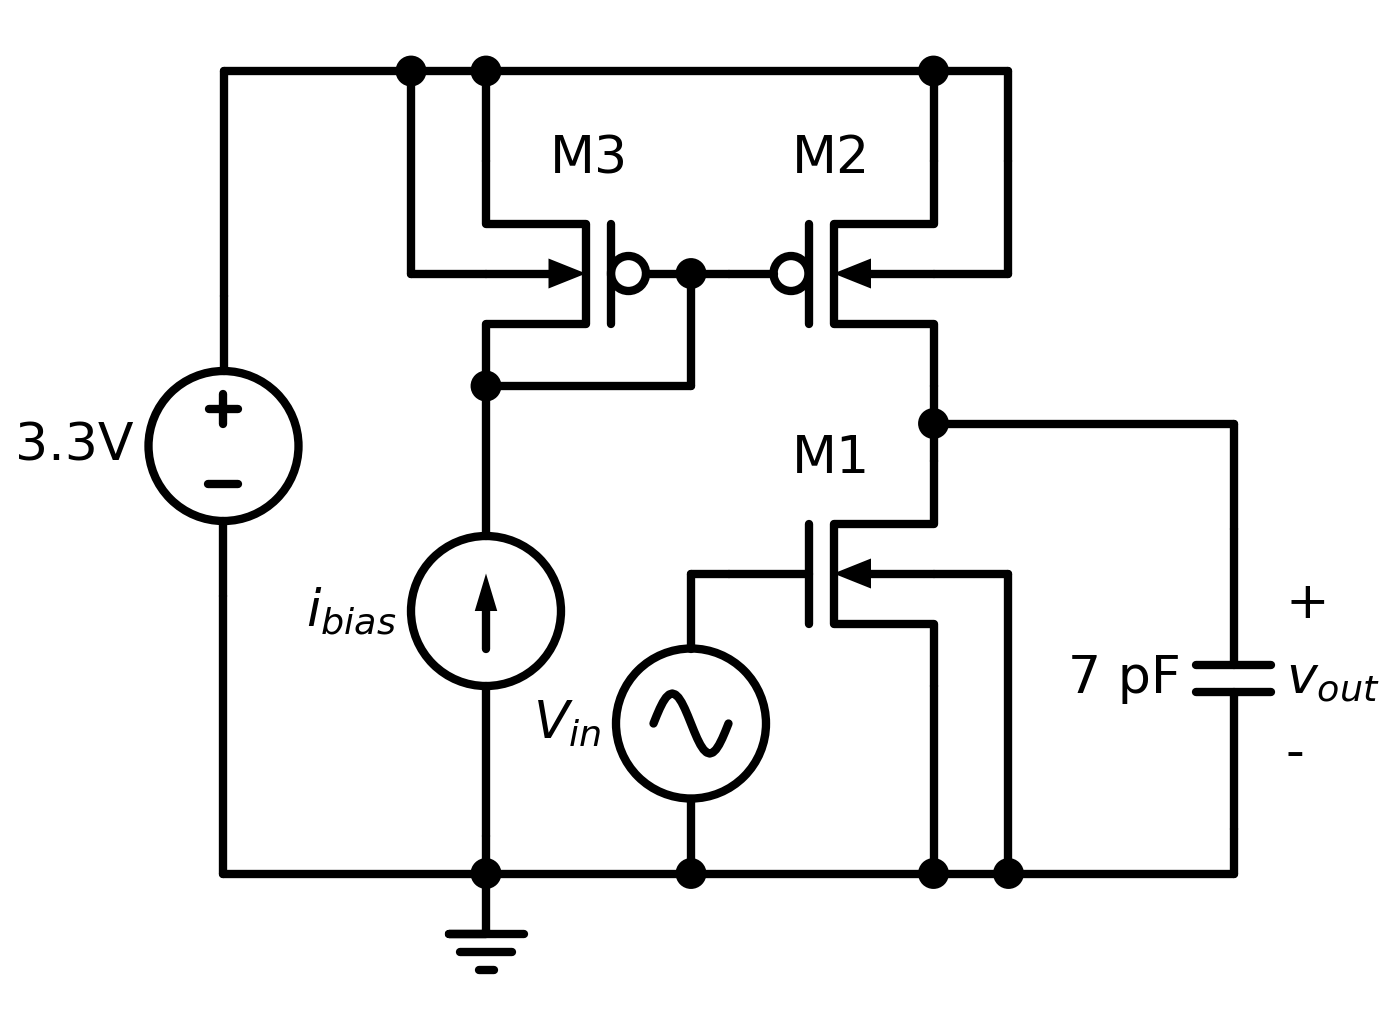

Recreate this plot in Python.
import schemdraw
import schemdraw.elements as elm
import os

selfdir = os.path.dirname(__file__)


with schemdraw.Drawing() as d:

    Ibias = elm.SourceI().up().label(r'$i_{bias}$')
    M3 = elm.PFet(bulk=True).anchor('drain').theta(0).label("M3", loc="top", ofst=-0.15)
    # elm.Line().at(M3.bulk).left().length(0.5)
    # elm.Line().up().
    
    # to(M3.source)
    elm.Dot().at(M3.gate)
    elm.Line().at(M3.gate).down().toy(M3.drain)
    elm.Line().tox(M3.drain).dot()
    
    elm.Line().at(M3.gate).right().length(0.25)
    M2 = elm.PFet(bulk=True).anchor('gate').theta(0).reverse().label("M2", loc="top", ofst=-0.15)
    elm.Line().at(M2.drain).down().length(0.5)

    M1 = elm.NFet(bulk=True).anchor('drain').theta(0).reverse().label("M1", loc="top", ofst=-0.15)
    elm.Line().at(M1.gate).left().length(0.25)

    d.config(unit=2.0)
    elm.SourceSin().down().reverse().label(r'$V_{in}$')
    elm.Dot()
    Vss = elm.Line().right().tox(M1.source)
    elm.Line().up().toy(M1.source)
    elm.Line().at(Vss.start).tox(Ibias.start)
    elm.Line().up().toy(Ibias.start)

    elm.Line().at(M1.bulk).right().length(0.5)
    elm.Line().down().toy(Vss.end).dot()

    elm.Dot().at((M1.drain + M2.drain) / 2)
    elm.Line().right().length(2.0)
    elm.Line().down().length(0.7)
    elm.Capacitor().down().label('7 pF', loc="top").label(['+',r'$v_{out}$','-'],loc='bot')
    elm.Line().down().toy(Vss.end)
    elm.Line().left().tox(Vss.end).dot()

    elm.Line().at(M2.bulk).right().length(0.5)
    elm.Line().up().toy(M2.source)
    elm.Line().up().length(0.6)
    Vdd = elm.Line().left().tox(M2.source).dot()
    elm.Line().down().toy(M2.source)
    Vdd = elm.Line().at(Vdd.end).left().tox(M3.source).dot()
    elm.Line().down().toy(M3.source)
    elm.Line().at(Vdd.end).left().tox(M3.bulk)
    Vdd = elm.Line().left().length(0.5).dot()
    elm.Line().down().toy(M3.bulk)
    elm.Line().right().tox(M3.bulk)

    elm.Line().at(Vdd.end).left().length(1.25)
    elm.Line().down().length(1.5)
    elm.SourceV().down().reverse().label('3.3V')
    elm.Line().down().toy(Vss.end)
    elm.Line().right().tox(Ibias.start).dot()
    
    gnd = elm.Ground()

    # This last push/pop forces the
    # drawing to be fully flushed (otherwise
    # the last element is often missing)
    d.push()
    d.pop()

    d.save(fname=os.path.join(selfdir, "amplifier.png"),
           transparent=False,
           dpi=300)
